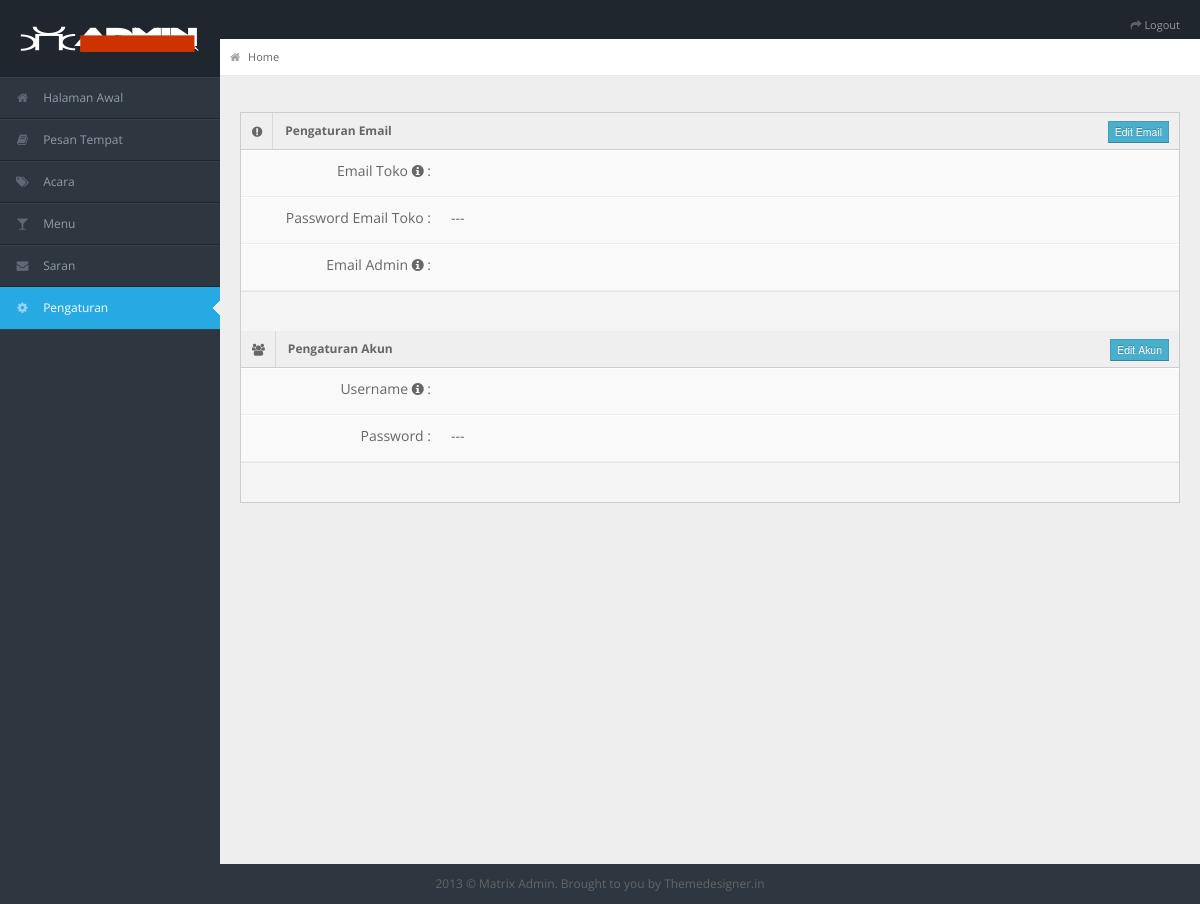
The app's page /index.php/admin/pengaturan, older data.
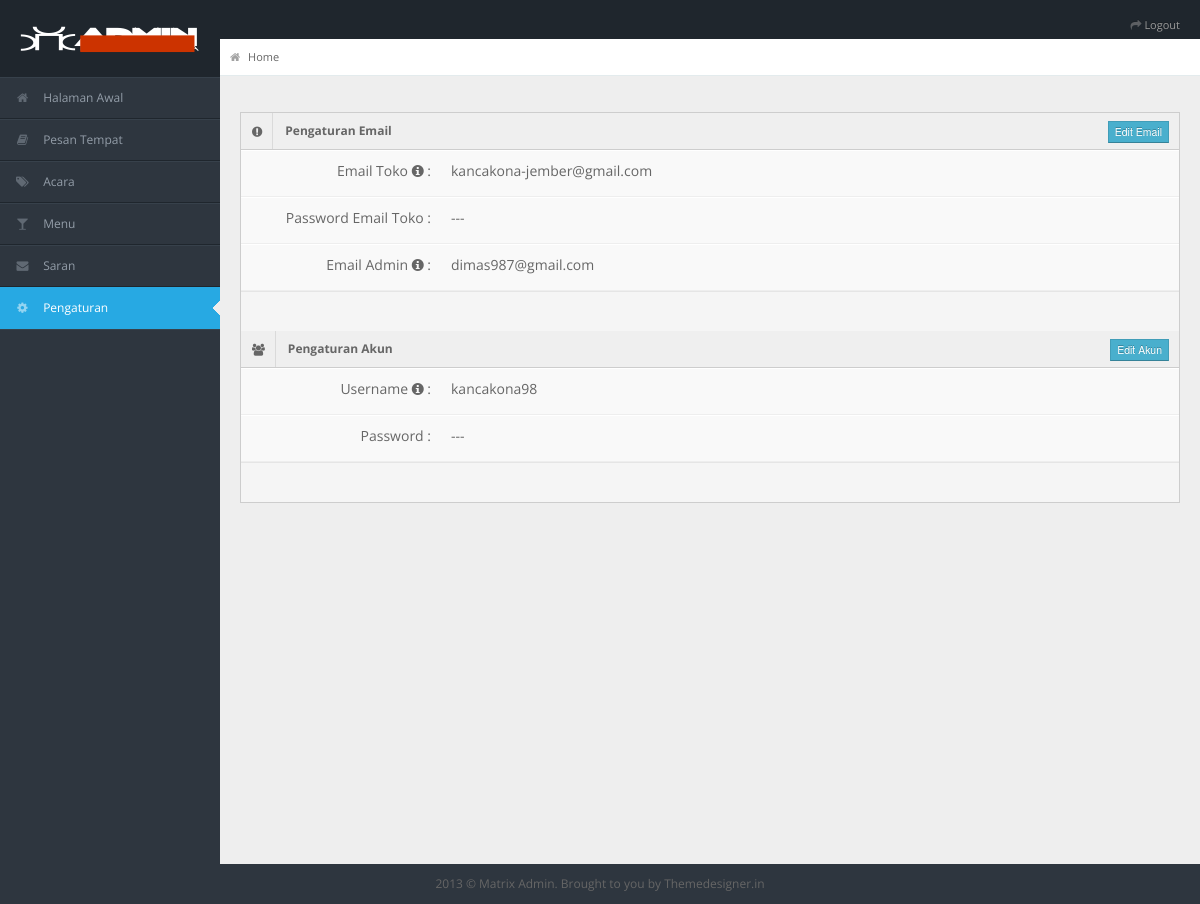
The same page, newer data.
### tables this page shows
CREATE TABLE `pengaturan` (
  `id` int(11) NOT NULL,
  `email_toko` varchar(30) NOT NULL,
  `pass_email_toko` varchar(225) NOT NULL,
  `email_admin` varchar(30) NOT NULL,
  `username` varchar(11) NOT NULL,
  `password` varchar(225) NOT NULL
);

### application/controllers/Admin.php (called while the page is built, shortened)
<?php
class Admin extends CI_Controller {
	function __construct() {
			$this->load->model('M_aksiadmin');
			$this->load->view('admin/head');
			$this->load->view('admin/navigation');
			$this->load->view('admin/content');
	}
	public function pengaturan(){
		$data = $this->M_aksiadmin->getPengaturan();
		$this->load->view('admin/konten/pengaturan', array('data'=>$data));
		$this->load->view('admin/footer');
	}
}
?>

### index.php (called while the page is built, shortened)
<?php
require_once BASEPATH.'core/CodeIgniter.php';

### application/models/m_aksiadmin.php (called while the page is built, shortened)
<?php
class M_aksiadmin extends CI_Model {
	public function getPengaturan(){
		$this->db->limit(1);
		$data = $this->db->get('pengaturan');
		return($data->row());
	}
}
?>

### application/views/admin/konten/pengaturan.php (the view, shortened to what this page needs)
<div class="row-fluid">
    <div class="span12">
      <div class="widget-box">
        <div class="widget-title"> <span class="icon"> <i class="icon-exclamation-sign"></i> </span>
          <h5>Pengaturan Email </h5>
          <button class=" btn btn-mini btn-info buttons" id="edit-email">Edit Email</button>
        </div>
        <div class="widget-content nopadding r-detail-widget">
          <form action="
          <?php	echo base_url('AksiAdminPengaturan/updateEmail');?>"
          method="post" class="form-horizontal">
            <div class="control-group">
              <label class="control-label">Email Toko
              <span class="icon tip-top" data-original-title="Email untuk pengirim notifikasi" >
                  <i class="icon icon-info-sign"></i></span> :</label>
              	  <div class="controls c-kanan a-email">
              	  	<label class="control-label label-kanan"><?php  if(isset($data)){echo $data->email_toko;}?></label>
              	  </div>
            </div>
            <div class="control-group">
              <label class="control-label">Password Email Toko :</label>
              	  <div class="controls c-kanan a-email">
              	  	<label class="control-label label-kanan">---</label>
              	  </div>
            </div>
            <div class="control-group">
              <label class="control-label">Email Admin
              <span class="icon tip-top" data-original-title="Email yang akan dituju sebagai notifikasi" >
                  <i class="icon icon-info-sign"></i></span> :</label>
              	  <div class="controls c-kanan a-email">
              	  	<label class="control-label label-kanan"><?php  if(isset($data)){echo $data->email_admin;}?></label>
              	  </div>
            </div>
        <div class="form-actions">
        </div>
        </form>
        <div class="widget-title"><span class="icon"> <i class="icon-group"></i> </span>
          <h5>Pengaturan Akun </h5>
          <button class=" btn btn-mini btn-info buttons" id="edit-akun">Edit Akun</button>
        </div>
        <form class="form-horizontal" action="<?php echo base_url('AksiAdminPengaturan/updateAkun') ?>" method="post">
            <div class="control-group">
              <label class="control-label">Username
              <span class="icon tip-top" data-original-title="Sebagai akun untuk masuk halaman admin" >
                  <i class="icon icon-info-sign"></i>
              </span> :</label>
              	  <div class="controls c-kanan a-akun">
              	  	<label class="control-label label-kanan"><?php  if(isset($data)){echo $data->username;}?></label>
              	  </div>
            </div>
            <div class="control-group">
              <label class="control-label">Password :</label>
              	  <div class="controls c-kanan a-akun">
              	  	<label class="control-label label-kanan">---</label>
              	  </div>
            </div>
            <div class="form-actions">
            </div>
            </form>
        </div>
      </div>
</div></div>
</div>
</div>
</div>

Row changes from the older to the newer data that the page shows:
added pengaturan: email_toko "kancakona-jember@gmail.com", email_admin "dimas987@gmail.com", username "kancakona98"
